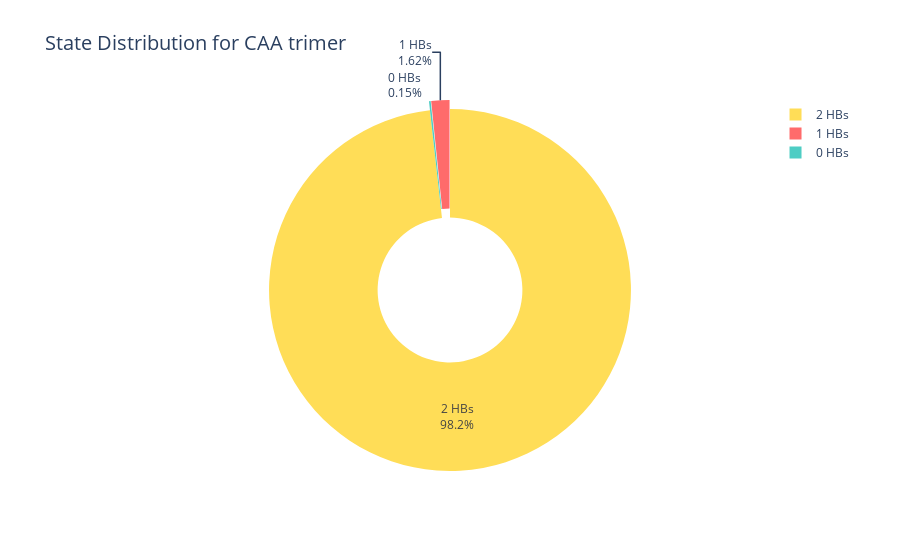

The code cell stored with this chart in its notebook:
### Markdown cell above
### Plotting hydrogen bond values

**Pie Chart** representing HBs statistics for the specific **trimer**. <br>
Less than 3 HBs (for C,G) or 2 HBs (for A,T) means **unstable/broken base pairs**.

### Code cell
import plotly.graph_objects as go

# Filter and prep labels and values
labels = [f"{k} HBs" for k, v in percentages.items()]
values = list(percentages.values())

fig = go.Figure(data=[go.Pie(
    labels=labels,
    values=values,
    hole=0.4,  # Makes it a donut
    pull=[0.05 if v < 5 else 0 for v in values],  # Emphasize smaller slices
    textinfo='label+percent',
    marker=dict(colors=['#FFDD57', '#FF6B6B', '#4ECDC4', '#556270'])
)])

fig.update_layout(
    title_text=f"State Distribution for {trimer} trimer",
    title_font_size=20,
    showlegend=True
)

fig.show()

### Figure 1 — Plotly figure (JSON) as saved in the notebook; plotly's stock layout.template omitted (floating-point values rounded to 4 significant figures)
{"data": [{"hole": 0.4, "labels": ["2 HBs", "1 HBs", "0 HBs"], "marker": {"colors": ["#FFDD57", "#FF6B6B", "#4ECDC4", "#556270"]}, "pull": [0, 0.05, 0.05], "textinfo": "label+percent", "type": "pie", "values": [98.24, 1.62, 0.15]}], "layout": {"showlegend": true, "title": {"font": {"size": 20}, "text": "State Distribution for CAA trimer"}}}
